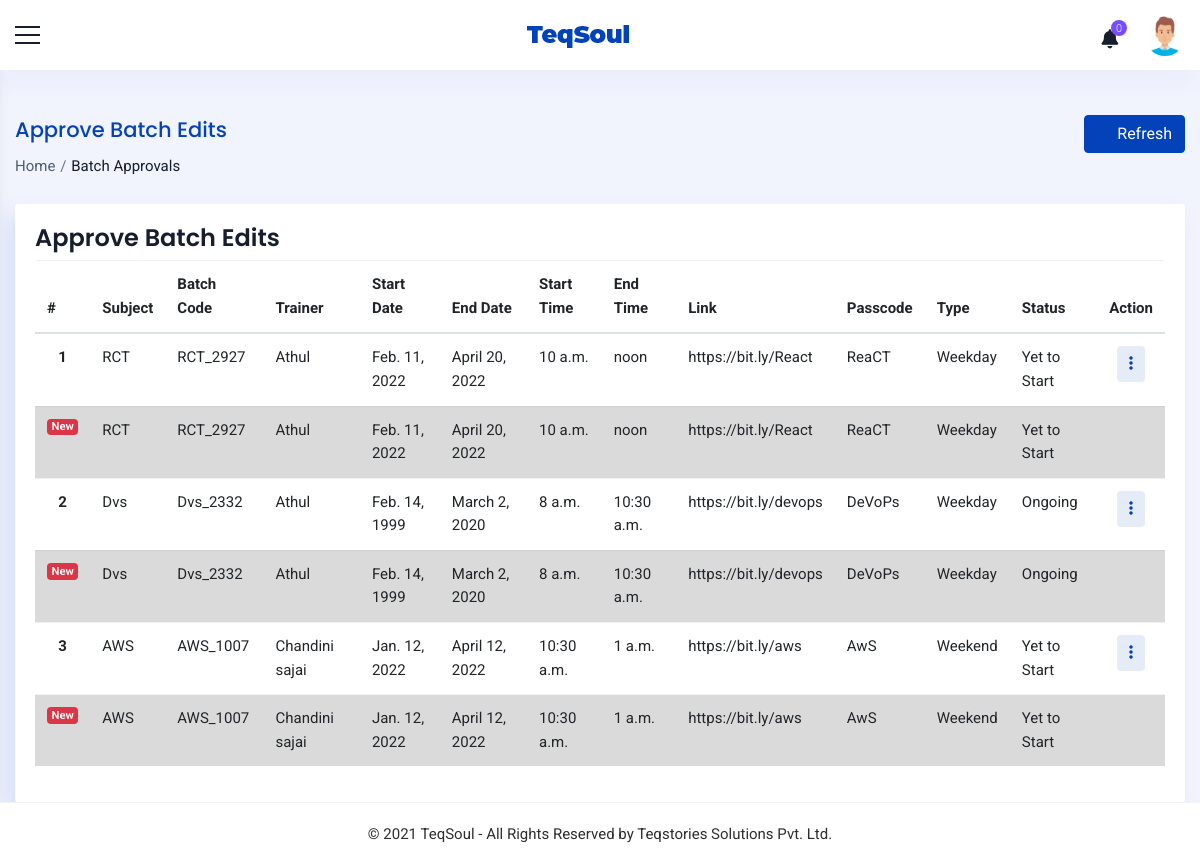
/operations/view/batch/approvals/ (signed in), run on an earlier commit of the app's database.
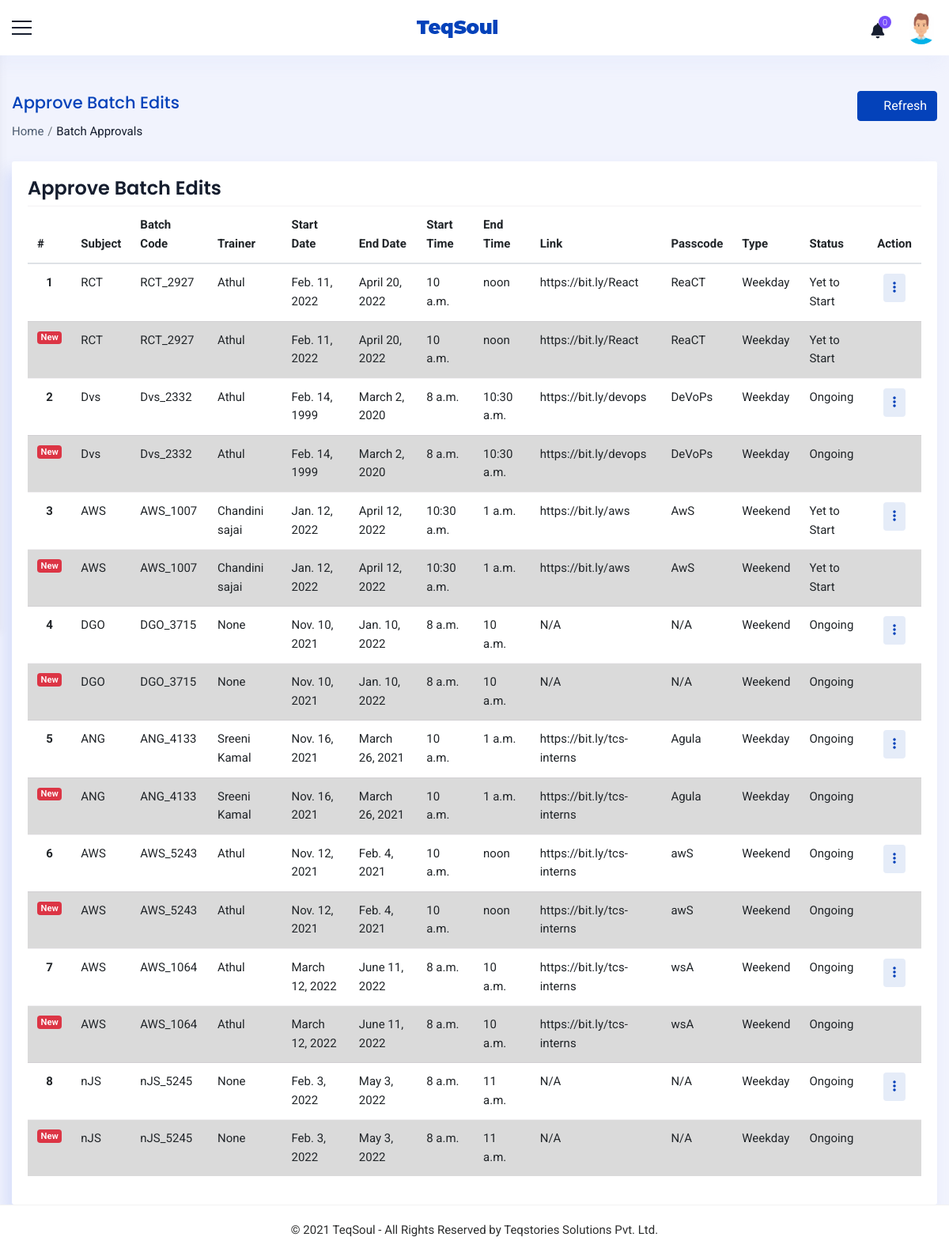
And on a later commit of the database.
### accounts/models.py (models this page shows, shortened)
class Staff(models.Model):
    value= (
    ('1', 'Operations'),
    ('2', 'Sales'),
    ('3', 'Trainer'),
    ('4', 'Admin'),
    ('5', 'Operations Manager'),
    ('6', 'Sales Manager'),
    ('7', 'Trainer Manager'),
    )
    user = models.OneToOneField(User,on_delete=models.CASCADE,null=True,blank=True)
    name = models.CharField(max_length=100,null=True, blank=True)
    empid = models.CharField(max_length=100,null=True, blank=True)
    mobile = models.CharField(max_length=10,null=True, blank=True)
    email = models.EmailField(max_length=200,null=True, blank=True)
    sex = models.CharField(max_length=10,null=True,choices=sex_choices, blank=True)
    dob = models.DateField(null=True, blank=True)
    doj = models.DateField(null=True, blank=True)
    blood_group = models.CharField(max_length=100,null=True, blank=True,choices=groups)
    house = models.CharField(max_length=100,null=True, blank=True)
    street =models.CharField(max_length=100,null=True, blank=True)
    street2 =models.CharField(max_length=100,null=True, blank=True)
    city = models.CharField(max_length=100,null=True, blank=True)
    state = models.CharField(max_length=100,null=True,choices=state, blank=True)
    pin = models.CharField(max_length=100,null=True,blank=True)
    stype = models.CharField(max_length=100,null=True,choices=value, blank=True)
    status = models.CharField(max_length=20,choices=(('Active','Active'),('Inactive','Inactive')),default='Active')
    profile_pic = models.ImageField(null=True, blank=True,upload_to='images/dp/',default='accounts/static/images/user3.png')
    facebook = models.CharField(max_length=1000, null=True, blank=True)
    linkedin = models.CharField(max_length=1000, null=True, blank=True)
    instagram = models.CharField(max_length=1000, null=True, blank=True)
    approval = models.BooleanField(null=True, blank=True, default=False)
    def __str__(self):
        return self.name
    class Meta:
        unique_together = [['name']]

class TempBatch(models.Model):
    batch = models.ForeignKey(Batch, on_delete=models.CASCADE,null=True, blank=True)
    subject = models.ForeignKey(Course,on_delete=models.CASCADE)
    batch_code = models.CharField(max_length=500, blank=True)
    trainer = models.ForeignKey(Staff,on_delete=models.CASCADE,null=True, blank=True,limit_choices_to={'stype':"3"})
    start_date = models.DateField(null=True, blank=True)
    end_date = models.DateField(null=True, blank=True)
    start_time = models.TimeField(null=True, blank=True)
    end_time = models.TimeField(null=True, blank=True)
    link = models.CharField(max_length=1000, null=True, blank=True)
    passcode = models.CharField(max_length=250,null=True, blank=True)
    type = models.CharField(max_length=100,choices=(('Weekend', 'Weekend'),('Weekday','Weekday')))
    status = models.CharField(max_length=100,choices=(('2','Yet to Start'),('1','Ongoing'),('3','Completed'),('4','Cancelled')),default='2')
    to_be_approved_by = models.ForeignKey(Staff,on_delete=models.CASCADE,null=True, blank=True,related_name='temp_approved_by')

class Course(models.Model):
    name = models.CharField(max_length=1000,null=True, blank=True)
    code = models.CharField(max_length=10, null=True, blank=True)
    fee = models.CharField(max_length=10, null=True, blank=True)
    pic = models.ImageField(null=True, blank=True, default='accounts/static/images/course.jpg',upload_to='images/course/')

class Batch(models.Model):
    subject = models.ForeignKey(Course,on_delete=models.CASCADE)
    batch_code = models.CharField(max_length=500, blank=True)
    trainer = models.ForeignKey(Staff,on_delete=models.CASCADE,null=True, blank=True,limit_choices_to={'stype':"3"})
    start_date = models.DateField(null=True, blank=True)
    end_date = models.DateField(null=True, blank=True)
    start_time = models.TimeField(null=True, blank=True)
    end_time = models.TimeField(null=True, blank=True)
    link = models.CharField(max_length=1000, null=True, blank=True)
    passcode = models.CharField(max_length=250,null=True, blank=True)
    type = models.CharField(max_length=100,choices=(('Weekend', 'Weekend'),('Weekday','Weekday')))
    status = models.CharField(max_length=100,choices=(('2','Yet to Start'),('1','Ongoing'),('3','Completed'),('4','Cancelled')),default='2')
    strength = models.IntegerField(null=True, blank=True)
    last_edit_time = models.DateTimeField(null=True, blank=True)
    last_edit_user = models.ForeignKey(Staff,on_delete=models.CASCADE,null=True, blank=True,related_name='edited_by')
    approval = models.CharField(max_length=100,null=True, blank=True,choices=approval_choices ,default='2')
    to_be_approved_by = models.ForeignKey(Staff,on_delete=models.CASCADE,null=True, blank=True,related_name='approved_by')

### accounts/views.py (the view)
# urls.py: path('operations/view/batch/approvals/',ViewBatchEditApprovals.as_view(),name='batch_edit_approvals'),
class ViewBatchEditApprovals(View):
    def get(self, request):
        x = ManagerCheck(request)
        if x == True:
            staff = Staff.objects.get(user=request.user)
            notify = Notifications(staff)
            count = CountNotifications(notify)
            if staff.stype == '4':
                temp = TempBatch.objects.all()
            elif staff.stype == '5':
                temp = TempBatch.objects.filter(to_be_approved_by=staff)
            context={'count':count,'notify':notify,'staff':staff,'temp':temp}
            return render(request,'operations/batch_approvals.html',context)
        else:
            if request.user.is_authenticated:
                return render(request,'messages/common/permission_error.html')
            else:
                return redirect('home')

### accounts/templates/operations/batch_approvals.html (shortened to what this page needs)
{% extends 'common/main.html' %}
{% load static %}
{% block content %}
{% include 'common/header.html' %}
<div class="container_full">
    <div class="content_wrapper bg_homebefore inner-wrapper tables-sec">
        <div class="container-fluid">
            <div class="breadcrumbbar">
                <div class="row">
                    <div class="col-md-8 col-lg-8">
                        <h4 class="page-title">Approve Batch Edits</h4>
                        <div class="breadcrumb-list">
                            <ol class="breadcrumb">
                                <li class="breadcrumb-item"><a href="{% url 'home' %}">Home</a></li>
                                <li class="breadcrumb-item active" aria-current="page">Batch Approvals</li>
                            </ol>
                        </div>
                    </div>
                    <div class="col-md-4 col-lg-4 mr-0">
                        <div class="widgetbar">
                            <button class="btn btn-primary" onclick="window.location.reload()"><i class="ti ti-reload mr-2"></i>Refresh</button>
                        </div>
                    </div>
                </div>
            </div>
            <div class="row">
                <div class="col-lg-12 col-md-12 col-12">
                    <div class="card">
                        <h4 class="m-t-0 header-title">Approve Batch Edits</h4>
                        <div class="table-responsive">
                            <table class="table table-hover">
                                <thead>
                                    <tr>
                                        <th>#</th>
                                        <th>Subject</th>
                                        <th>Batch Code</th>
                                        <th>Trainer</th>
                                        <th>Start Date</th>
                                        <th>End Date</th>
                                        <th>Start Time</th>
                                        <th>End Time</th>
                                        <th>Link</th>
                                        <th>Passcode</th>
                                        <th>Type</th>
                                        <th>Status</th>
                                        <th class="text-right">Action</th>
                                    </tr>
                                </thead>
                                <tbody>
                                    {% for i in temp %}
                                    <tr>
                                        <th scope="row" style="text-align:center">{{forloop.counter}}</th>
                                        <td>{{i.subject.code}}</td>
                                        <td>{{i.batch_code}}</td>
                                        <td>{{i.trainer}}</td>
                                        <td>{{i.start_date}}</td>
                                        <td>{{i.end_date}}</td>
                                        <td>{{i.start_time}}</td>
                                        <td>{{i.end_time}}</td>
                                        {% if not i.link %}
                                        <td>N/A</td>
                                        <td>N/A</td>
                                        {% else %}
                                        <td>{{i.link}}</td>
                                        <td>{{i.passcode}}</td>
                                        {% endif %}
                                        <td>{{i.type}}</td>
                                        <td>{{i.get_status_display}}</td>
                                        <td  class="text-right">
                                            <div class="btn-group mr-2">
                                                <div class="dropdown">
                                                  <button class="btn btn-round btn-primary-rgba" type="button" id="CustomdropdownMenuButton4" data-toggle="dropdown" aria-haspopup="true" aria-expanded="false"><i class="fas fa-ellipsis-v"></i></button>
                                                </div>
                                            </div>
                                        </td>
                                    </tr>
                                    <tr class="table-active">
                                        <th scope="row"><span class="badge badge-pill badge-danger float-right">New</span></th>
                                        <td>{{i.batch.subject.code}}</td>
                                        <td>{{i.batch.batch_code}}</td>
                                        <td>{{i.batch.trainer}}</td>
                                        <td>{{i.batch.start_date}}</td>
                                        <td>{{i.batch.end_date}}</td>
                                        <td>{{i.batch.start_time}}</td>
                                        <td>{{i.batch.end_time}}</td>
                                        {% if not i.link %}
                                        <td>N/A</td>
                                        <td>N/A</td>
                                        {% else %}
                                        <td>{{i.batch.link}}</td>
                                        <td>{{i.batch.passcode}}</td>
                                        {% endif %}
                                        <td>{{i.batch.type}}</td>
                                        <td>{{i.batch.get_status_display}}</td>
                                        <td></td>
                                        {% empty %}
                                        <td colspan="13" >No pending approvals</td>
                                    </tr>
                                    {% endfor %}
                                </tbody>
                            </table>
                        </div>
                    </div>
                </div>
            </div>
        </div>
    </div>
    {% include 'common/footer.html' %}
</div>
{% endblock %}

### accounts/templates/common/main.html (shortened to what this page needs)
{% load static %}
<!doctype html>
<html>
<head>
<link href="{% static 'css/plugins.css' %}" rel="stylesheet" >
<link href="{% static 'css/style.css' %}" rel="stylesheet">
<link rel="stylesheet" href="https://unpkg.com/@icon/themify-icons/themify-icons.css">
<link rel="stylesheet" href="https://cdnjs.cloudflare.com/ajax/libs/font-awesome/6.0.0-beta2/css/all.min.css" />
</head>
<body>
<div class="wrapper">
    {% block content %}
    {% endblock %}
</div>
</body>
</html>

### accounts/templates/common/header.html (shortened to what this page needs)
{% load static %}
<div class="header-bg">
    <header class="main-header">
      <div class="container_header phone_view border_top_bott">
        <div class="row">
          <div class="col-md-12 d-flex justify-content-between align-items-center">
            <div class="menu-icon"> <a href="javascript:void(0)" class="menu-toggler sidebar-toggler"></a> </div>
            <div class="logo d-flex align-items-center justify-content-center"> <a href="javascript:void(0)"> <strong
                  class="logo_icon"> <img src="{% static 'images/small-logo.png' %}" alt=""> </strong>  </a> </div>
            <div class="right_detail">
              <div class="row d-flex align-items-center justify-content-end">
                <div class="col-xl-12 col-12 d-flex justify-content-end">
                  <div class="right_bar_top d-flex align-items-center">
                    {% if staff %}
                        {% include 'common/notifications.html' %}
                        <div class="dropdown dropdown-user"> <a href="javascript:void(0)" class="dropdown-toggle"
                            data-toggle="dropdown" data-hover="dropdown" data-close-others="true" aria-expanded="true"> <img
                              class="img-circle pro_pic" src="{{staff.profile_pic.url}}" alt="{{staff.name}}"> </a>
                        </div>
                    {% endif %}
                  </div>
                </div>
              </div>
            </div>
          </div>
        </div>
      </div>
    </header>
  </div>

### accounts/templates/common/notifications.html (shortened to what this page needs)
<div class="dropdown dropdown-notification"> <a href="javascript:void(0)" onclick="read()" class="dropdown-toggle"
    data-toggle="dropdown" data-hover="dropdown" data-close-others="true" aria-expanded="false"> <i
      class="fa fa-bell"></i> <span class="badge_coun"> {{count}} </span> </a>
</div>

### accounts/templates/common/footer.html
<div class="row">
    <div class="col-lg-12">
      <div class="footerbar">
        <footer class="footer">
          <p class="mb-0">© <span id="year"></span> TeqSoul - All Rights Reserved by Teqstories Solutions Pvt. Ltd.</p>
        </footer>
      </div>
    </div>
  </div>

What changed in the data, as far as the page shows it:
added TempBatch: subject.code "DGO", batch_code "DGO_3715", trainer "None", start_date "Nov. 10, 2021", end_date "Jan. 10, 2022", start_time "8 a.m.", end_time "10 a.m.", link "N/A", type "Weekend", status "Ongoing", batch.subject.code "DGO", batch.batch_code "DGO_3715", batch.trainer "None", batch.start_date "Nov. 10, 2021", batch.end_date "Jan. 10, 2022", batch.start_time "8 a.m.", batch.end_time "10 a.m.", batch.type "Weekend", batch.status "Ongoing"
added TempBatch: subject.code "ANG", batch_code "ANG_4133", trainer "Sreeni Kamal", start_date "Nov. 16, 2021", end_date "March 26, 2021", start_time "10 a.m.", end_time "1 a.m.", link "https://bit.ly/tcs-interns", passcode "Agula", type "Weekday", status "Ongoing", batch.subject.code "ANG", batch.batch_code "ANG_4133", batch.trainer "Sreeni Kamal", batch.start_date "Nov. 16, 2021", batch.end_date "March 26, 2021", batch.start_time "10 a.m.", batch.end_time "1 a.m.", batch.link "https://bit.ly/tcs-interns", batch.passcode "Agula", batch.type "Weekday", batch.status "Ongoing"
added TempBatch: subject.code "AWS", batch_code "AWS_5243", trainer "Athul", start_date "Nov. 12, 2021", end_date "Feb. 4, 2021", start_time "10 a.m.", end_time "noon", link "https://bit.ly/tcs-interns", passcode "awS", type "Weekend", status "Ongoing", batch.subject.code "AWS", batch.batch_code "AWS_5243", batch.trainer "Athul", batch.start_date "Nov. 12, 2021", batch.end_date "Feb. 4, 2021", batch.start_time "10 a.m.", batch.end_time "noon", batch.link "https://bit.ly/tcs-interns", batch.passcode "awS", batch.type "Weekend", batch.status "Ongoing"
added TempBatch: subject.code "AWS", batch_code "AWS_1064", trainer "Athul", start_date "March 12, 2022", end_date "June 11, 2022", start_time "8 a.m.", end_time "10 a.m.", link "https://bit.ly/tcs-interns", passcode "wsA", type "Weekend", status "Ongoing", batch.subject.code "AWS", batch.batch_code "AWS_1064", batch.trainer "Athul", batch.start_date "March 12, 2022", batch.end_date "June 11, 2022", batch.start_time "8 a.m.", batch.end_time "10 a.m.", batch.link "https://bit.ly/tcs-interns", batch.passcode "wsA", batch.type "Weekend", batch.status "Ongoing"
added TempBatch: subject.code "nJS", batch_code "nJS_5245", trainer "None", start_date "Feb. 3, 2022", end_date "May 3, 2022", start_time "8 a.m.", end_time "11 a.m.", link "N/A", type "Weekday", status "Ongoing", batch.subject.code "nJS", batch.batch_code "nJS_5245", batch.trainer "None", batch.start_date "Feb. 3, 2022", batch.end_date "May 3, 2022", batch.start_time "8 a.m.", batch.end_time "11 a.m.", batch.type "Weekday", batch.status "Ongoing"
